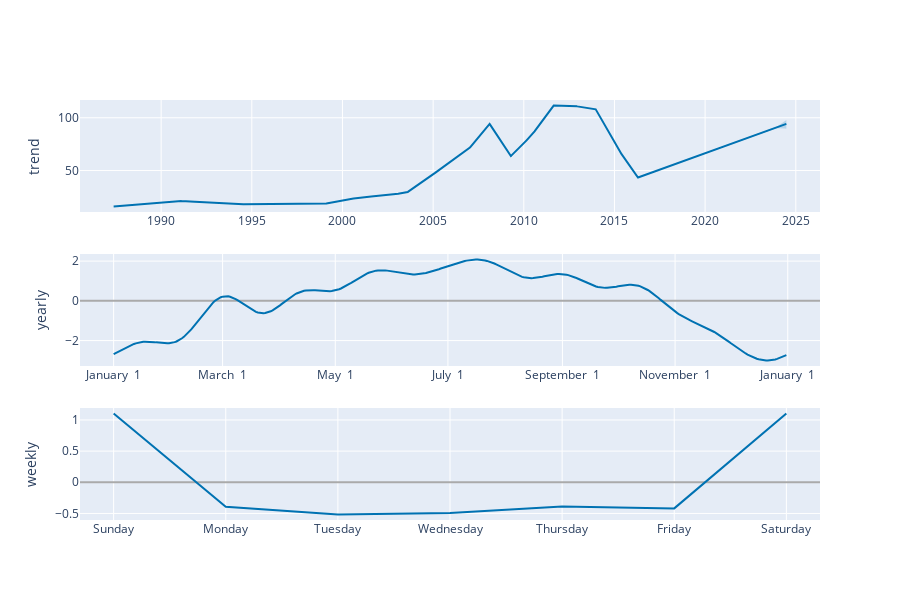

This figure's notebook cell:
### Code cell
plot_components_plotly(model, forecast)

### Figure 1 — Plotly figure (JSON) as saved in the notebook; plotly's stock layout.template omitted (floating-point values rounded to 4 significant figures; data arrays with more than 128 entries replaced by an {"elided": "..."} marker saying what was removed)
{"data": [{"line": {"color": "#0072B2", "width": 2}, "mode": "lines", "name": "trend", "type": "scatter", "x": {"elided": "9526 str values"}, "xaxis": "x", "y": {"elided": "9526 float values"}, "yaxis": "y"}, {"line": {"color": "rgba(0, 114, 178, 0.2)", "width": 0}, "mode": "lines", "name": "trend_upper", "type": "scatter", "x": {"elided": "9526 str values"}, "xaxis": "x", "y": {"elided": "9526 float values"}, "yaxis": "y"}, {"fill": "tonexty", "fillcolor": "rgba(0, 114, 178, 0.2)", "line": {"color": "rgba(0, 114, 178, 0.2)", "width": 0}, "mode": "lines", "name": "trend_lower", "type": "scatter", "x": {"elided": "9526 str values"}, "xaxis": "x", "y": {"elided": "9526 float values"}, "yaxis": "y"}, {"line": {"color": "#0072B2", "width": 2}, "mode": "lines", "name": "yearly", "type": "scatter", "x": {"elided": "365 str values"}, "xaxis": "x2", "y": {"elided": "365 float values"}, "yaxis": "y2"}, {"line": {"color": "#0072B2", "width": 2}, "mode": "lines", "name": "weekly", "type": "scatter", "x": ["2017-01-01T00:00:00", "2017-01-02T00:00:00", "2017-01-03T00:00:00", "2017-01-04T00:00:00", "2017-01-05T00:00:00", "2017-01-06T00:00:00", "2017-01-07T00:00:00"], "xaxis": "x3", "y": [1.102, -0.3914, -0.5151, -0.4917, -0.3869, -0.4186, 1.102], "yaxis": "y3"}], "layout": {"height": 600, "showlegend": false, "width": 900, "xaxis": {"anchor": "y", "domain": [0, 1], "range": ["1985-07-11T10:48:00", "2026-05-03T13:12:00"], "type": "date"}, "xaxis2": {"anchor": "y2", "domain": [0, 1], "range": ["2016-12-13T18:54:02.958904115", "2018-01-18T11:04:57.863013581"], "tickformat": "%B %e", "type": "date"}, "xaxis3": {"anchor": "y3", "domain": [0, 1], "range": ["2016-12-31T16:48:00", "2017-01-07T07:12:00"], "tickformat": "%A", "type": "date"}, "yaxis": {"anchor": "x", "domain": [0.7333, 1], "rangemode": "normal", "title": {"text": "trend"}, "zerolinecolor": "#AAA"}, "yaxis2": {"anchor": "x2", "domain": [0.3667, 0.6333], "title": {"text": "yearly"}, "zerolinecolor": "#AAA"}, "yaxis3": {"anchor": "x3", "domain": [0, 0.2667], "title": {"text": "weekly"}, "zerolinecolor": "#AAA"}}}
